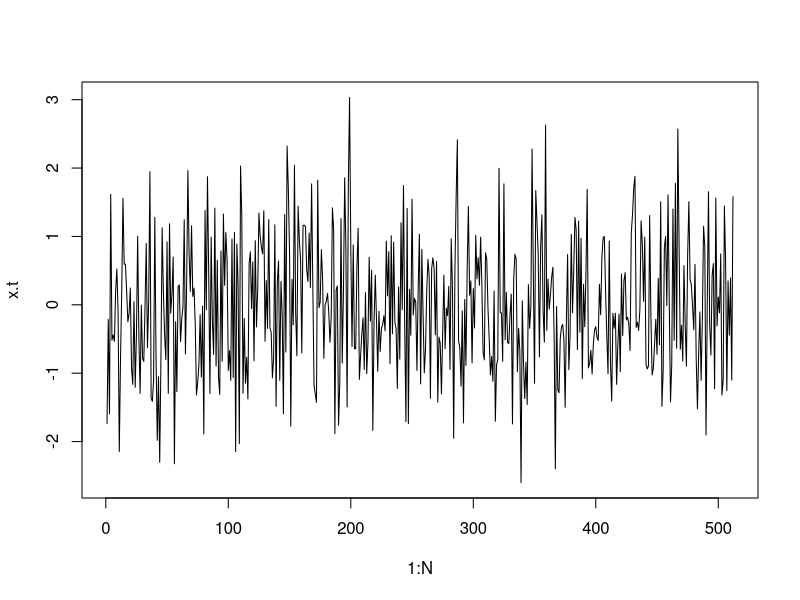
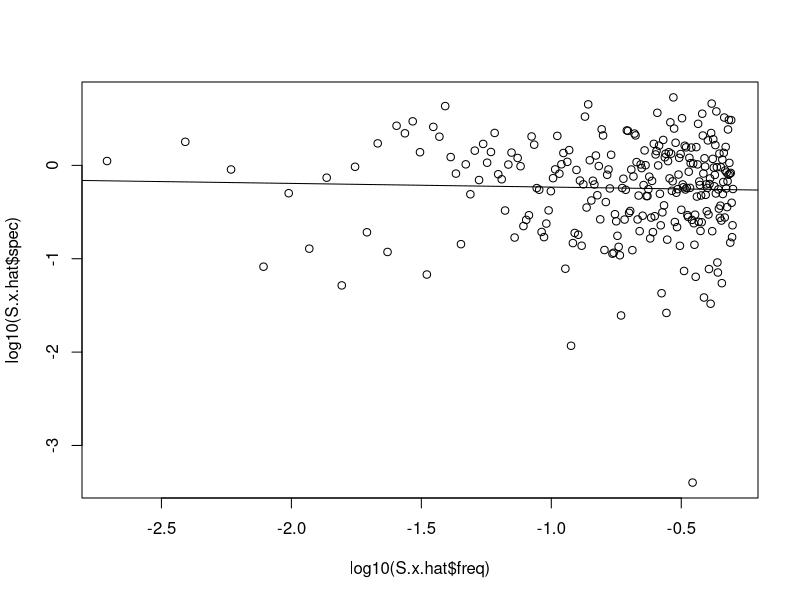
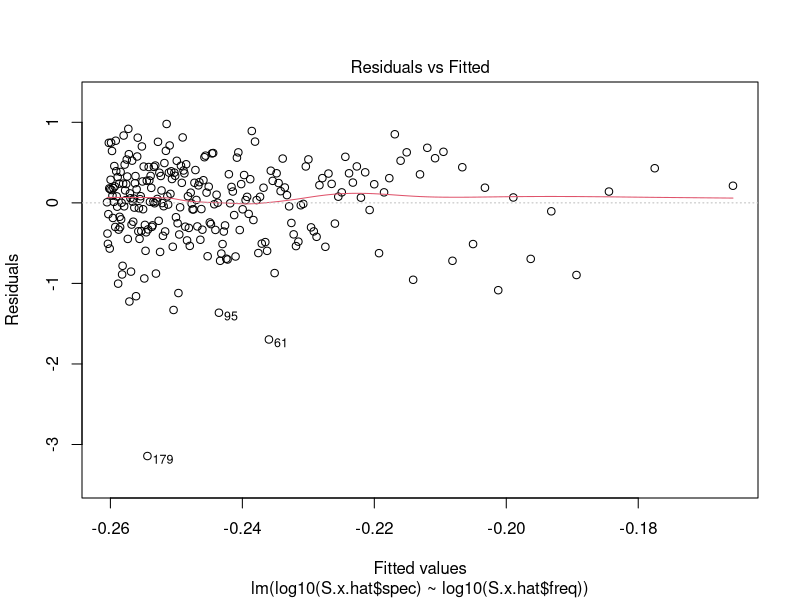
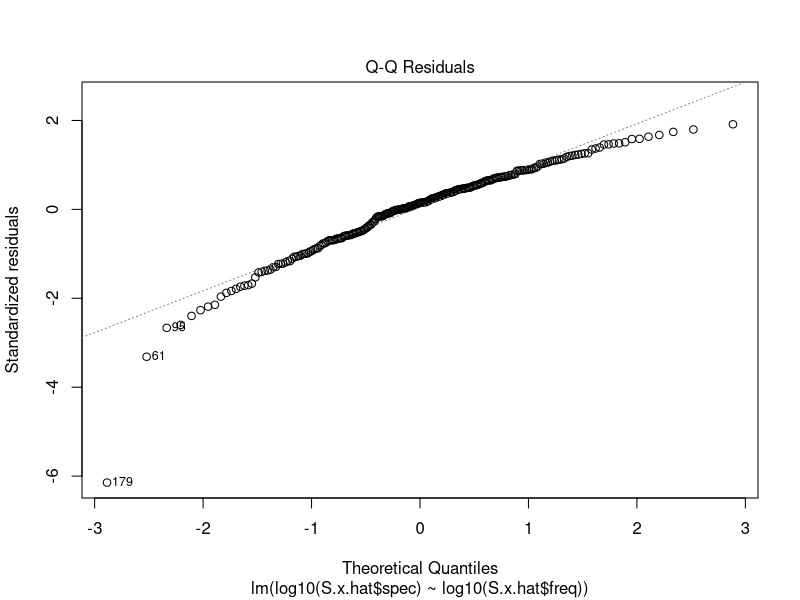
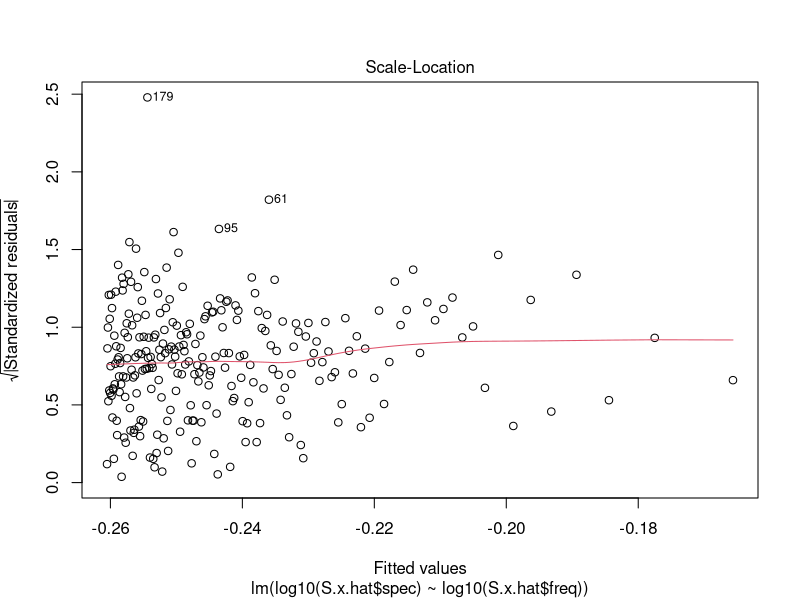
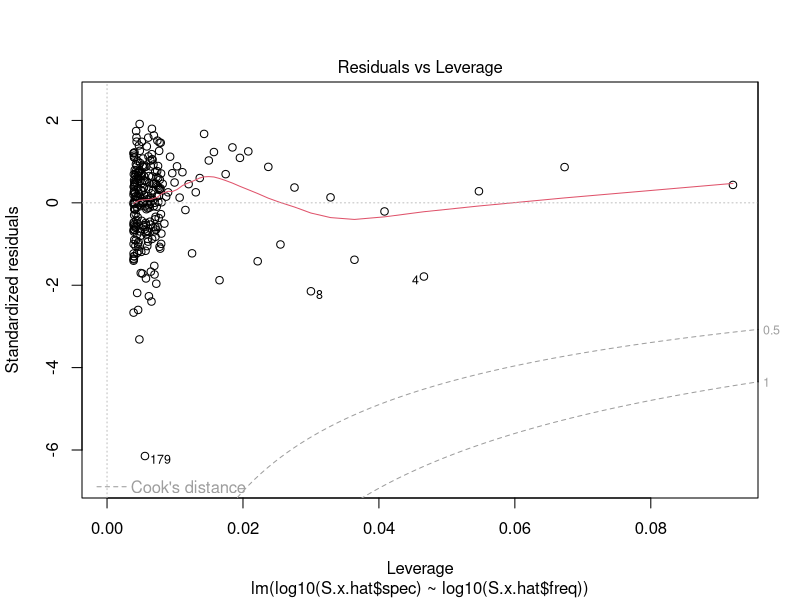

Reproduce these figures in R, in order.
######### Spectral Analysis for "Clock" Data ########

##### Libraries #####
library(tidyverse)


#We follow the steps for multitaper analysis outlined in "Clock Statistics Tutorial"

########### Steps for Spectral Analysis of Clock Data ###########
### 1. Estimate Spectrum                                      ###
###     (Functions can be found in multitaperClockAnalysis.R) ###
### 2. Fit a linear(?) regression to the estimated spectrum   ###
### 3. Look at the slope of the regression                    ###
#################################################################

#### Periodogram Example ####

#generate data
N = 512
x.t <- arima.sim(n = N, list(order = c(0,1,0))) #random walk
x.t <- rnorm(N) #white noise


plot(1:N, x.t, type = "l")

#periodogram spectral estimate
S.x.hat <- spec.pgram(x.t, plot = FALSE)

plot(log10(S.x.hat$freq),log10(S.x.hat$spec))

#linear regresssion

ln.reg <- lm(log10(S.x.hat$spec) ~ log10(S.x.hat$freq))
ln.reg
summary(ln.reg)

abline(a = ln.reg$coefficients[1], b = ln.reg$coefficients[2])

plot(ln.reg)



